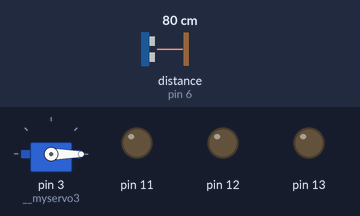
Recording of a sketch running on a simulated Arduino Uno, built with avr-gcc and run on an emulated ATmega328P. Shown: servo, output pins drawn as LEDs (lit = HIGH). The test bench sets the inputs (shaded band); at power-on: distance to the obstacle (sensor on pin 6) 80 cm.

Above: at 2.2 s.
2.3 s: distance to the obstacle (sensor on pin 6) set to 23 cm
3.8 s: distance to the obstacle (sensor on pin 6) set to 18 cm
At 4.9 s:
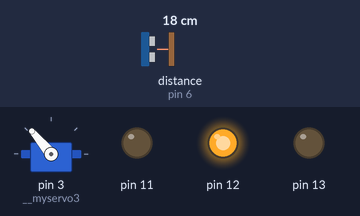
5.3 s: distance to the obstacle (sensor on pin 6) set to 35 cm
At 7.1 s:
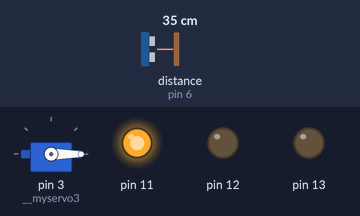
8.3 s: distance to the obstacle (sensor on pin 6) set to 2 cm
At 9.5 s:
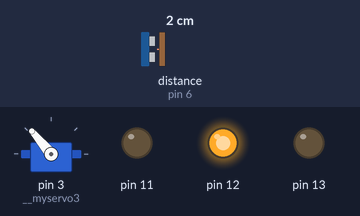
Timing chart, 0 to 10.8 s (numbered marks = the images above; inputs shaded):
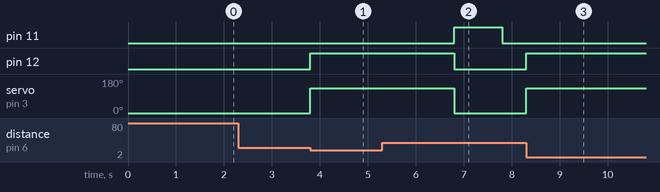

The sketch:

TrashCan2.ino
```cpp
/*
 * Generated using BlocklyDuino:
 *
 * https://github.com/MediaTek-Labs/BlocklyDuino-for-LinkIt
 *
 * Date: Sun, 20 Nov 2022 23:40:53 GMT
 */
/*  部份程式由吉哥積木產生  */
/*  https://sites.google.com/jes.mlc.edu.tw/ljj/linkit7697  */
#include <IRremote.h>
#include <Servo.h>
#include <Ultrasonic.h>

IRrecv irrecv(4);
decode_results results;
Servo __myservo3;
Ultrasonic ultrasonic_5_6(5, 6);

void openAndClose() {
  digitalWrite(12, HIGH);
  digitalWrite(13, LOW);
  __myservo3.write(130);
  delay(3000);
  digitalWrite(11, HIGH);
  digitalWrite(12, LOW);
  digitalWrite(13, LOW);
  __myservo3.write(0);
  delay(1000);
}

void setup()
{
  Serial.begin(9600);

  irrecv.enableIRIn();
  __myservo3.attach(3);
  __myservo3.write(0);
  delay(1000);
  pinMode(12, OUTPUT);
  pinMode(13, OUTPUT);
  pinMode(11, OUTPUT);
}


void loop()
{
  if (ultrasonic_5_6.convert(ultrasonic_5_6.timing(), Ultrasonic::CM) <= 20) {
    openAndClose();
  }
  if (irrecv.decode(&results)) {
      if (String(results.value, HEX) == "ff6897") {
      openAndClose();
    }

    irrecv.resume();
  }
digitalWrite(11, LOW);

}
```

Measured:
- the behaviour switches between 21 and 20 cm on distance to the obstacle (sensor on pin 6) (found by bisection; images 0 and 1)
- after the input at 2.3 s, every drawn part: stays the same
- after the input at 3.8 s, pin 12: LOW → HIGH at once; servo on pin 3 (__myservo3): 0° → 130° at once
- after the input at 5.3 s, pin 12: goes on until 6.8 s, then stays LOW; servo on pin 3 (__myservo3): goes on until 6.8 s, then stays 0°
- after the input at 8.3 s, pin 12: LOW → HIGH at once; servo on pin 3 (__myservo3): 0° → 130° at once
